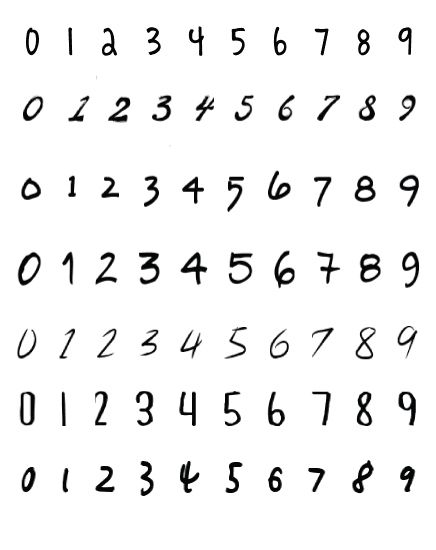
#> input picture handmade-products/digit-recognition/data/multiple-numbers.jpg, 436 x 550 px
$ python -i process_image.py   (imports and definitions only)   (older library calls are emulated)
#> lines starting #> are read from the running program, lines starting #| are printed output that depends on the picture; after the words box and inside, x2 and y2 are one past the last pixel; in counts of white or black regions, pixels touching at a corner belong together
import cv2
import numpy as np


def convert_image_for_mnist(gray_image):
    start, end, size = detect_number(gray_image)
    if start is not None:
        gray_image = convert_image(gray_image, start, end, size)
    else:
        gray_image = gray_image.copy()

    return cv2.resize(gray_image, dsize=(28, 28))


def detect_number(image):
    gray_image, contours, hierarchy = cv2.findContours(image, cv2.RETR_LIST, cv2.CHAIN_APPROX_SIMPLE)
#> contours = 1235 contours, 1234 with area under 20; largest, box (x1, y1, x2, y2) and area: (0, 0, 436, 550) 238815

    if len(contours) == 0:
        return None, None, None

    largest_index = 0
    converted_contours = []

    for contour in contours:
        x, y, w, h = cv2.boundingRect(contour)
        converted_contours.append([(x, y), (x + w, y + h), (w, h)])
#> this loop made 1235 passes
#> (contour, x, y, w, h) on passes 1 to 3: ([[141, 494], [142, 493], [143, 494], [142, 495]], 141, 493, 3, 3), ([[359, 492], [360, 491], [361, 492], [360, 493]], 359, 491, 3, 3), ([[147, 492], [148, 491], [149, 492], [148, 493]], 147, 491, 3, 3)
#> after the loop, converted_contours = 1235 items

    for i in range(len(converted_contours)):
        contour = converted_contours[i]

        if sum(contour[2]) > sum(converted_contours[largest_index][2]):
            largest_index = i
#> this loop made 1235 passes
#> contour on passes 1 to 12: [(141, 493), (144, 496), (3, 3)], [(359, 491), (362, 494), (3, 3)], [(147, 491), (150, 494), (3, 3)], [(143, 491), (147, 494), (4, 3)], [(406, 490), (409, 493), (3, 3)], [(230, 490), (233, 493), (3, 3)], [(226, 490), (230, 493), (4, 3)], [(148, 490), (151, 493), (3, 3)], [(64, 490), (67, 493), (3, 3)], [(407, 489), (410, 492), (3, 3)], [(360, 489), (363, 492), (3, 3)], [(356, 489), (359, 492), (3, 3)]
#> after the loop, largest_index = 1234
#> in convert_image_for_mnist, `start, end, size = detect_number(gray_image)`: start = (0, 0); end = (436, 550)

    return converted_contours[largest_index]


def convert_image(image, start, end, size):
#> called with start = (0, 0), end = (436, 550), size = (436, 550)
    if size[0] > size[1]:
        max_size = size[0]
    else:
        max_size = size[1]
#> max_size = 550
    number = image[start[1]:end[1], start[0]:end[0]]

    new_image = np.zeros((max_size + 50, max_size + 50))
    w_position = np.int((new_image.shape[1] - size[0]) / 2)
#> w_position = 82
    h_position = np.int((new_image.shape[0] - size[1]) / 2)
#> h_position = 25

    new_image[h_position:h_position + size[1], w_position:w_position + size[0]] = number
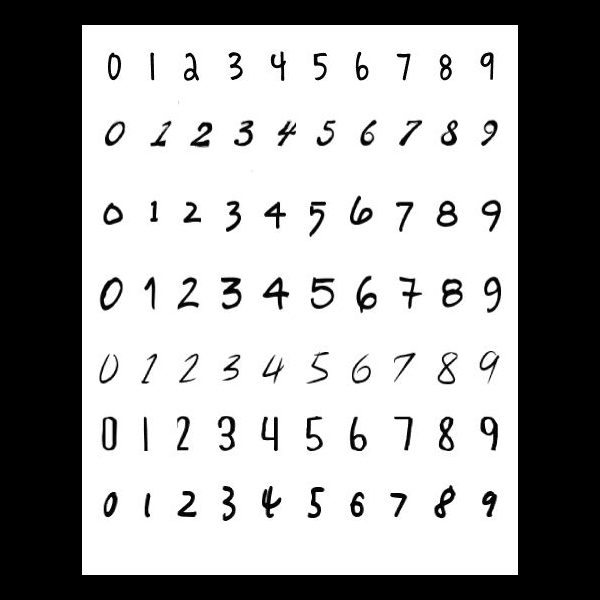
#> new_image: shape (600, 600) float64; min 0, max 255, mean 160.6

    return new_image

>>> import cv2
>>> picture = cv2.imread('data/multiple-numbers.jpg', cv2.IMREAD_GRAYSCALE)
>>> result = convert_image_for_mnist(picture)
#> in convert_image_for_mnist, `return cv2.resize(gray_image, dsize=(28, 28))`:
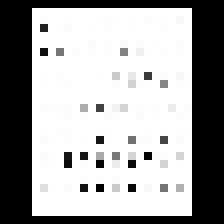
#> returned value: shape (28, 28) float64 (shown 8 times larger); min 0, max 255, mean 162.7

$ run again, on handmade-products/digit-recognition/data/test-2-03.jpg
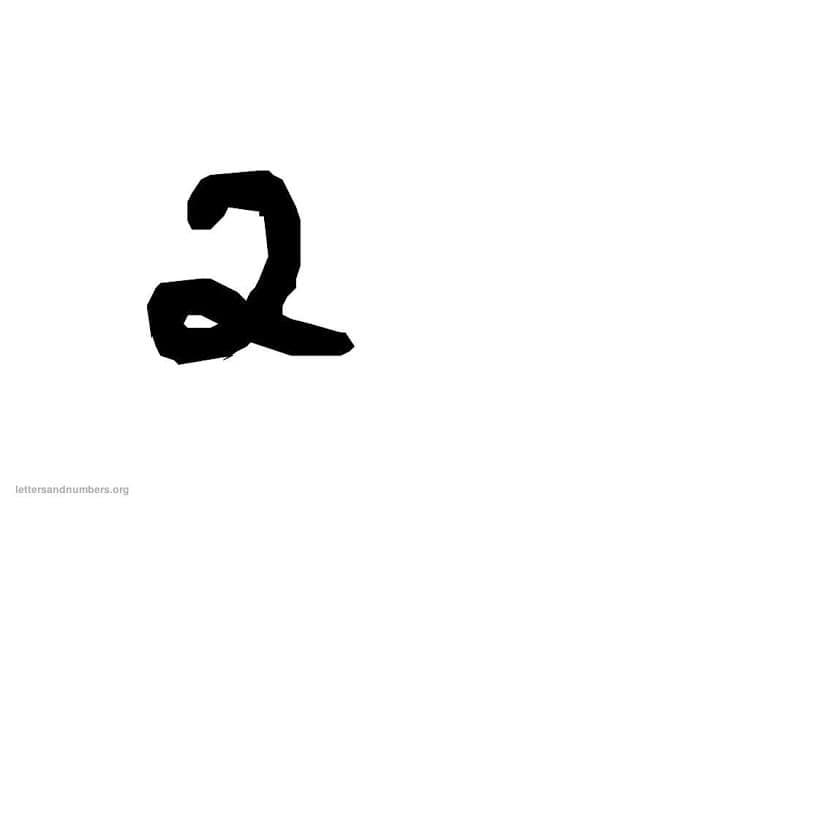
#> input picture handmade-products/digit-recognition/data/test-2-03.jpg, 816 x 819 px
#> picture is the input picture: shape (819, 816); min 0, max 255, mean 248.2
#> contours = 229 contours, 213 with area under 20; largest, box (x1, y1, x2, y2) and area: (0, 0, 816, 819) 666670, (149, 170, 348, 360) 14061, (176, 304, 224, 336) 948, (288, 352, 343, 356) 150, (190, 223, 211, 228) 49
#> the loop in detect_number, `for contour in contours:` made 229 passes
#> (x, y, w, h) on passes 1 to 3: (191, 360, 4, 3), (193, 359, 6, 3), (180, 359, 4, 3)
#> after the loop in detect_number, `for contour in contours:`: converted_contours = 229 items
#> the loop in detect_number, `for i in range(len(converted_contours)):` made 229 passes
#> contour on passes 1 to 8: [(191, 360), (195, 363), (4, 3)], [(193, 359), (199, 362), (6, 3)], [(180, 359), (184, 362), (4, 3)], [(176, 359), (192, 365), (16, 6)], [(174, 359), (177, 362), (3, 3)], [(169, 356), (177, 360), (8, 4)], [(227, 355), (231, 358), (4, 3)], [(215, 355), (222, 358), (7, 3)]
#> after the loop in detect_number, `for i in range(len(converted_contours)):`: largest_index = 228
#> start = (0, 0); end = (816, 819)
#> max_size = 819
#> w_position = 26
#> h_position = 25
#> in convert_image, `new_image[h_position:h_position + size[1], w_position:w_position + siz..`:
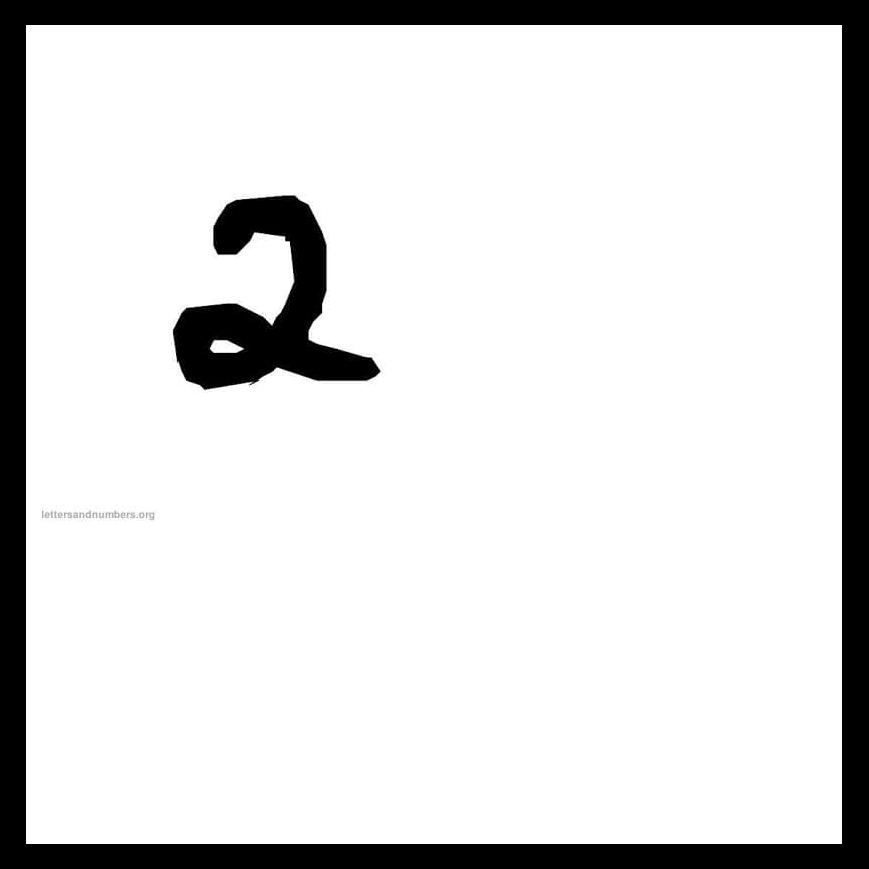
#> new_image: shape (869, 869) float64; min 0, max 255, mean 219.6
#> in convert_image_for_mnist, `return cv2.resize(gray_image, dsize=(28, 28))`:
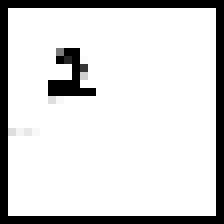
#> returned value: shape (28, 28) float64 (shown 8 times larger); min 0, max 255, mean 213.8
